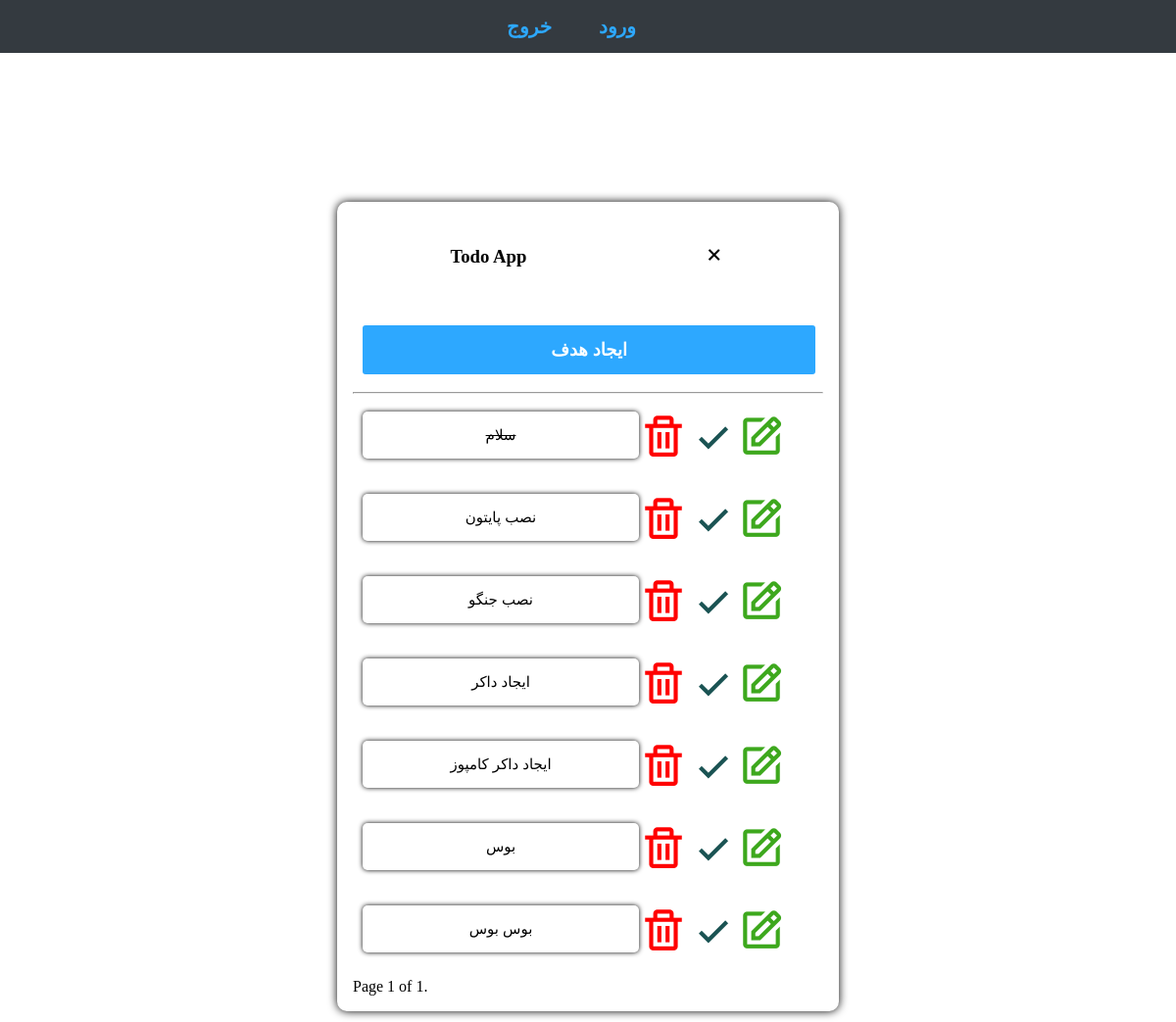
The page / (signed in) on the database as committed earlier.
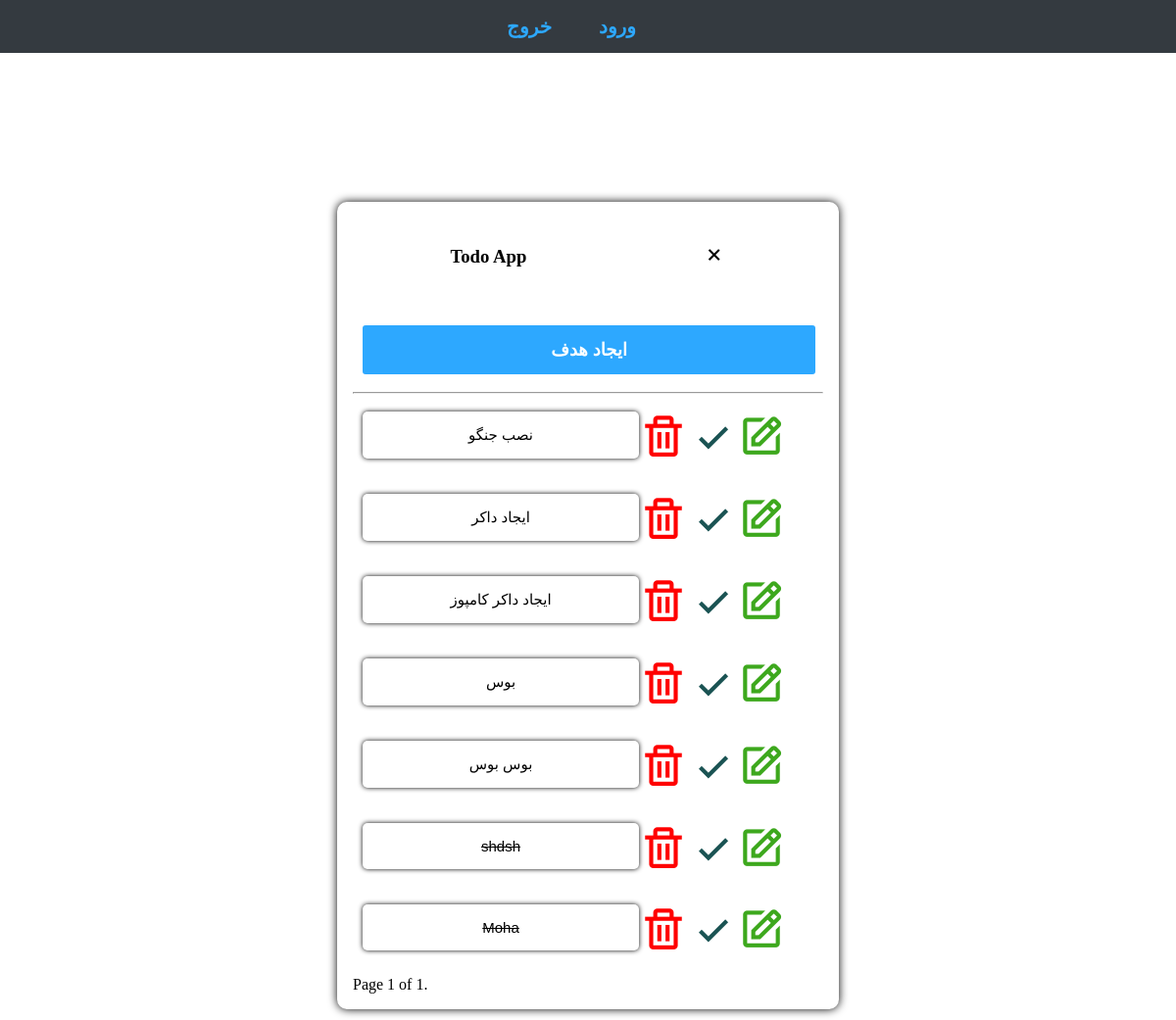
The same page on the database as committed later.
### TodoList/models.py (models this page shows, shortened)
class Todo(models.Model):
    user=models.ForeignKey(User , on_delete=models.CASCADE)
    Text=models.CharField(max_length=500)
    Ticked = models.BooleanField(default=False)

### TodoList/views.py (the view)
# urls.py: path('' , views.Task.as_view() , name= 'Task'),
class Task(LoginRequiredMixin,ListView):
    template_name='todo_list.html'
    context_object_name = 'todo'
    paginate_by = 7
    ordering = ['id']
    def get_queryset(self):
        user = self.request.user
        queryset = Todo.objects.filter(user = user)
        return queryset

### templates/TodoList/todo_list.html (shortened to what this page needs)
{% load static %}
<!DOCTYPE html>
<html lang="en">
<head>
    <link href='https://unpkg.com/boxicons@2.1.4/css/boxicons.min.css' rel='stylesheet'>
    <link rel="stylesheet" href="{% static 'css/style.css' %}">
</head>
<body>
    <nav class="navbar navbar-expand-sm bg-dark justify-content-center">
        <ul class="navbar-nav ">
          <li class="nav-item" style="list-style: none;">
            <a class="nav-link" style="font-family: 'vazir' , sans-serif; font-size: 20px; font-weight: bold;" href="/accounts/logout/">خروج</a>
          </li>
          <li class="nav-item" style="list-style: none;">
            <a class="nav-link" style="font-family: 'vazir' , sans-serif; font-size: 20px; font-weight: bold;" href="/accounts/login/">ورود</a>
          </li>
        </ul>
      </nav>
    <div class="Todo-sps">
        <div class="header-sps">
            <h3>Todo App</h3>
            <i class='bx bx-x' style="font-size: 25px;width: auto;height: 2.5rem;margin-top: 1rem;"></i>
        </div>
        <form method="post" action="{% url 'New_Task'%}" >
            <div class="new_task-spsps" >
                <button class="btn" style="background-color: #2da8ff;padding: 7px;width: 107%;height: 50px;font-size: 18px;font-weight: bold;margin-top: 1rem;" type="submit">ایجاد هدف</button>
            </div>
        </form>
        <hr />
        {% for item in todo %}
        {% if item.user == request.user %}
        <div class="Task-sps">
            <div class="Text-sps">
                {% if item.Ticked == False %}
                <p class="p-spsps">{{ item.Text }}</p>
                {% else %}
                <p class="p-spsps" style="text-decoration: line-through;">{{ item.Text }}</p>
                {% endif %}
            </div>
            <a href="{% url 'Delete_Task' pk=item.id %}"><i class='bx bx-trash' style="font-size: 50px; color: red; cursor: pointer;"></i></a>
                            <a href="{% url 'Ticked' pk=item.id %}"><i class='bx bx-check Ticked' style="font-size: 50px;cursor: pointer;color: rgb(26, 83, 83);"></i></a>
                        <a href="{% url 'Update_Task' pk=item.id %}"><i class='bx bx-edit' style="font-size: 50px;cursor: pointer;color: rgb(61, 168, 29);"></i></a>
        </div>
        {% endif %}
        {% endfor %}
        <div class="pagination">
            <span class="step-links">
                <span class="current">
                    Page {{ page_obj.number }} of {{ page_obj.paginator.num_pages }}.
                </span>
            </span>
        </div>
    </div>
</body>
</html>

Rows that differ between the two databases and show on the page:
removed Todo: Text "سلام"
removed Todo: Text "نصب پایتون"
added Todo: Text "shdsh"
added Todo: Text "Moha"
